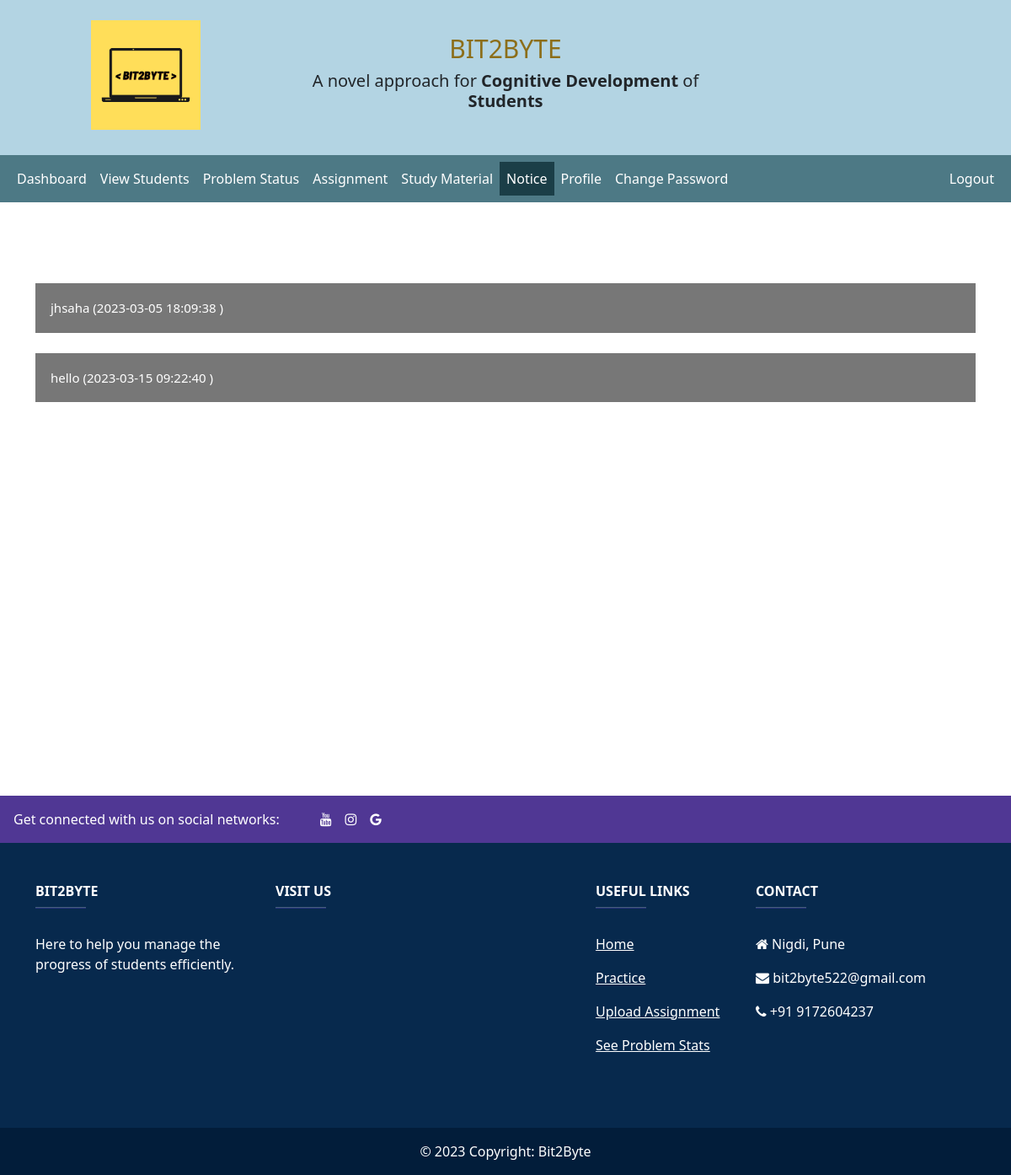
Screenshot of /teacher/notice.php (signed in) with the database file from the repository.
### tables this page shows
CREATE TABLE `notice` (
  `id` int(11) NOT NULL,
  `title` varchar(20) NOT NULL,
  `description` varchar(100) NOT NULL,
  `date` varchar(20) NOT NULL
);

### teacher/data/notice.php (called while the page is built)
<?php
function getAllNotice($conn)
{
    $sql  = "SELECT * from notice";
    $stmt = $conn->prepare($sql);
    $stmt->execute();
    if ($stmt->rowCount() >= 1) {
        $students = $stmt->fetchAll();
        return $students;
      }else {
          return 0;
      }
}
?>

### teacher/notice.php (the view, shortened to what this page needs)
<?php
if (isset($_SESSION['teacher_id']) &&
    isset($_SESSION['role'])) {
    if ($_SESSION['role'] == 'Teacher') {
       include "../DB_connection.php";
       include "data/notice.php";
       $notices = getAllNotice($conn);
 ?>
<!DOCTYPE html>
<html lang="en">
<head>
	<link rel="stylesheet" href="https://cdn.jsdelivr.net/npm/bootstrap@5.2.0/dist/css/bootstrap.min.css">
	<link rel="stylesheet" href="../css/style.css">
  <link rel="stylesheet" href="https://cdnjs.cloudflare.com/ajax/libs/font-awesome/4.7.0/css/font-awesome.min.css">
</head>
<body>
    <?php
    include "header.php";
        include "inc/navbar.php";
      ?>
      <br/><br/>
      <div class="container mt-5" style="min-height:70vh;">
      <?php
        if ($notices != 0) {
     ?>
           <div class="mb3">
                  <?php $i = 0; foreach ($notices as $notice ) {
                    $i++;  ?>
                  <button type="button" class="collapsible"><?=$notice['title']."\t(".$notice['date'].")"?></button>
                <br/><br/>
                <?php } ?>
           </div>
         <?php } ?>
     </div>
<br/><br/>
    <?php
    include "footer.php"
    ?>
</body>
</html>
<?php
  }else {
    header("Location: ../login.php");
    exit;
  }
}else {
	header("Location: ../login.php");
	exit;
}
?>

### teacher/notice.php (style rules this page uses)
.collapsible { background-color: #777; color: white; cursor: pointer; padding: 18px; width: 100%; border: none; text-align: left; outline: none; font-size: 15px; }

### rows the page displays
notice: title "jhsaha", date "2023-03-05 18:09:38"
notice: title "hello", date "2023-03-15 09:22:40"
